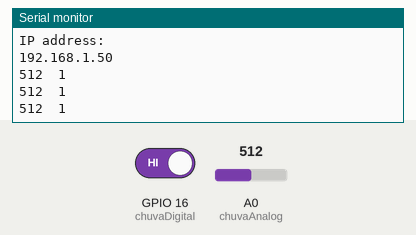
Recording of a program running on a simulated ESP8266 (NodeMCU). On the bench: the last lines printed to the serial monitor. The test bench sets the inputs (shaded band); at power-on: A0 (chuvaAnalog) = 512, GPIO 16 (chuvaDigital) HIGH. WiFi joins after 1.5 s; servers stay silent unless stated.

Above: at 2.8 s.
2.9 s: A0 (chuvaAnalog) set to 716
At 3.5 s:
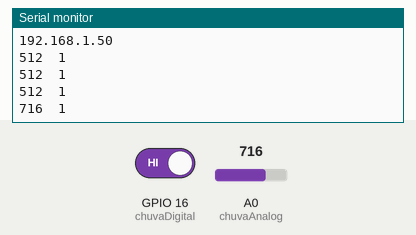
4.4 s: GPIO 16 (chuvaDigital) driven LOW
At 5.0 s:
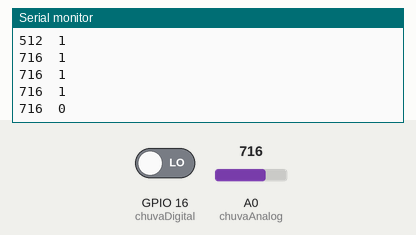
5.9 s: A0 (chuvaAnalog) set to 900
At 6.5 s:
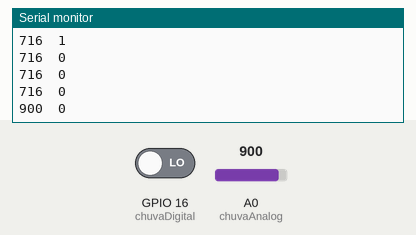
7.4 s: GPIO 16 (chuvaDigital) driven HIGH
At 8.0 s:
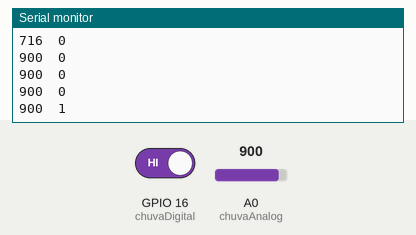
Timing chart, 0 to 9.9 s (numbered marks = the images above; inputs shaded):
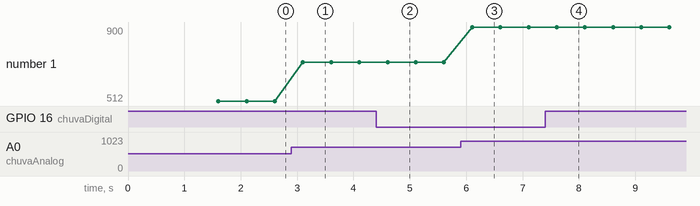

Measured:
- after the input at 2.9 s, the serial monitor: prints a new line after 0.20 s (image 1)
- after the input at 4.4 s, the serial monitor: prints a new line after 0.20 s (image 2)
- after the input at 5.9 s, the serial monitor: prints a new line after 0.21 s (image 3)
- after the input at 7.4 s, the serial monitor: prints a new line after 0.21 s (image 4)
- plotted number 1: 512 → 716 after the input at 2.9 s, 716 → 900 after the input at 5.9 s

The program:

main.cpp
```cpp
#include <Arduino.h>
#include <ESP8266WiFi.h>
#include <ESP_Mail_Client.h>


#define WIFI_SSID "PROF.RAFAEL"
#define WIFI_PASSWORD ""
#define SMTP_HOST "smtp.gmail.com"
#define SMTP_PORT 465

#define chuvaAnalog A0 //Pino Analógico
#define chuvaDigital 16 //Pino digital
// Credenciais
#define AUTHOR_EMAIL "eduardodallarosa321@gmail.com"
#define AUTHOR_PASSWORD "ihrihnikelqslvwf"
// Para
#define RECIPIENT_EMAIL "manugrafff@gmail.com"
// Sessão SMTP usado para envio de e-mail
SMTPSession smtp;

//variável boleano de trava
//se inicia como true ao ligar o sensor para permitir o envio do primeiro email;

bool test = true;
int time2;

//Função
void Email(){
  // Habilita o debug via porta serial
  // * nenhum debug - 0
  // * depuração básica - 1
  smtp.debug(1);
  // Declara os dados de configuração da sessão 32
  ESP_Mail_Session session;
  // Set configuração
  session.server.host_name = SMTP_HOST;
  session.server.port = SMTP_PORT;
  session.login.email = AUTHOR_EMAIL;
  session.login.password = AUTHOR_PASSWORD;
  session.login.user_domain = "";
  // Declara a classe da mensagem
  SMTP_Message message;
  // Configura os cabeçalhos das mensagens
  message.sender.name = "ESP- 8266";
  message.sender.email = AUTHOR_EMAIL;
  message.subject = "Teste Email";
  message.addRecipient("---", RECIPIENT_EMAIL);
  //Editar a mensagem com HTML
  String htmlMsg = "<div style=\"color:#2f4468;\"><h1>TESTE!</h1><p>- Chuvaaaaaaaaa </p></div>";
  message.html.content = htmlMsg.c_str();
  message.html.content = htmlMsg.c_str();
  message.text.charSet = "us-ascii";
  message.html.transfer_encoding = Content_Transfer_Encoding::enc_7bit;
}
void setup() {
  pinMode(chuvaDigital,INPUT); //Pino como entrada
  Serial.begin(9600);
  Serial.print("Connecting to AP");
  WiFi.begin(WIFI_SSID, WIFI_PASSWORD);
  while (WiFi.status() != WL_CONNECTED){
    Serial.print(".");
    delay(200);
  }
  Serial.println("");
  Serial.println("WiFi connected.");
  Serial.println("IP address: ");
  Serial.println(WiFi.localIP());
  Serial.println();
}
void loop() {
  int chuvaAnalogVal = analogRead(chuvaAnalog);
  //Lendo a porta digital
  int chuvaDigitalVal = digitalRead(chuvaDigital);
  Serial.print(chuvaAnalogVal);
  Serial.print("\t");
  Serial.println(chuvaDigitalVal);
  delay(500);

  //contador de tempo inicial

  int time = (millis());

  //Compara o tempo incial com o tempo registrado a partir da publicação do email, se > 5 minutos ---->
  if((time-time2)>300000){
    //modifica a "trava" para poder enviar o email
    test = true;
  }

  //Se o sensor indicar chuva e a variavel de trava permitir se envia um email
  if((chuvaDigitalVal==0)&&(test==true)){
    time2 = time;
    //variavel de trava é ativada para bloquear envio repetido de dados
    test = false;
    time = 0;
    // email é enviado
    Email();
  }
}
```
